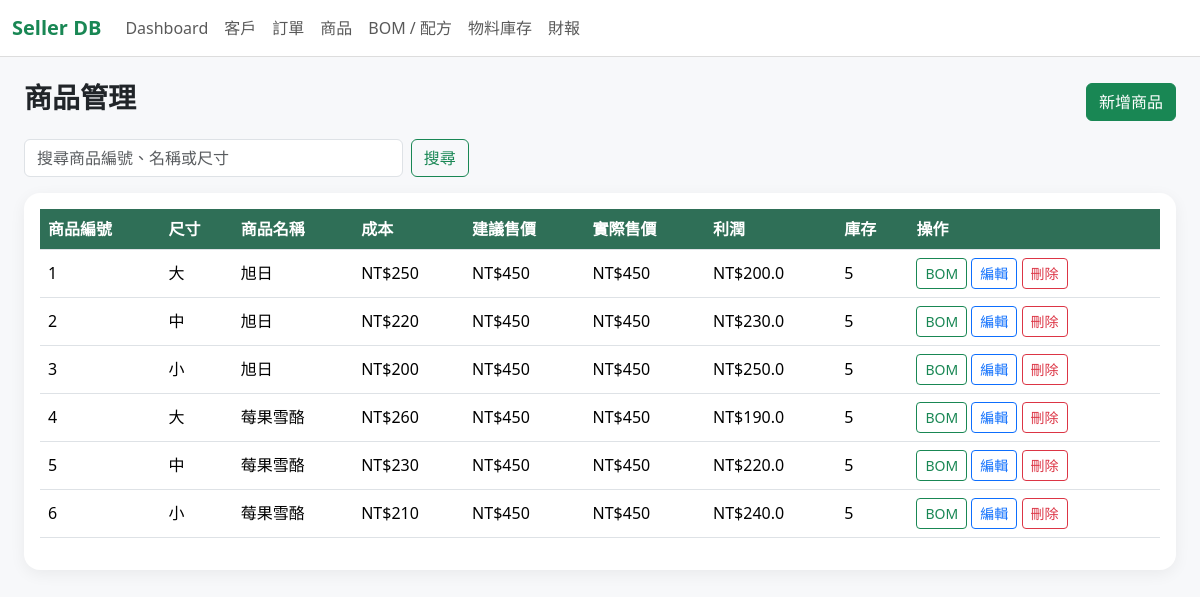
/products, run on an earlier commit of the app's database.
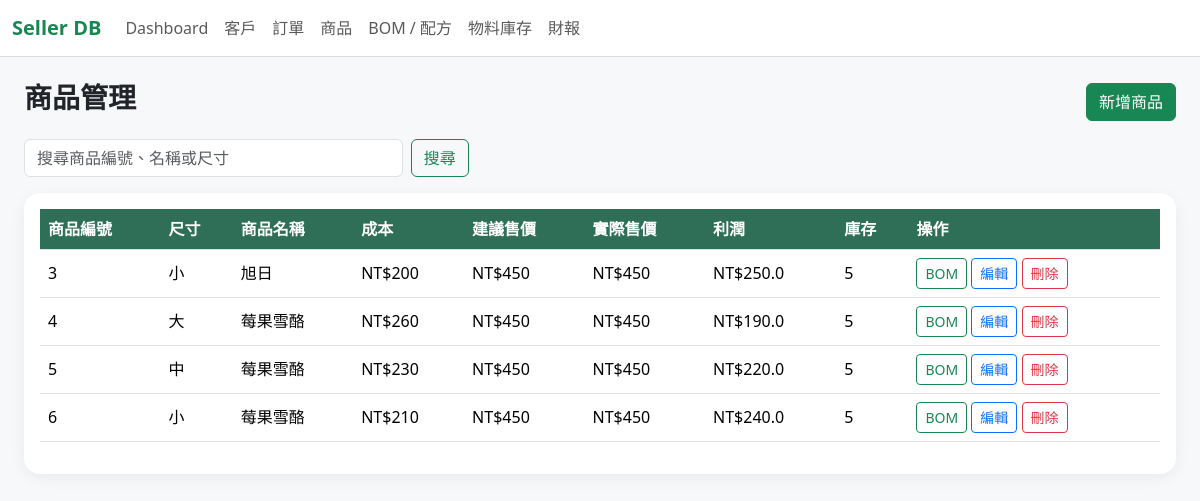
And on a later commit of the database.
### tables this page shows
CREATE TABLE PRODUCT (iID TEXT PRIMARY KEY UNIQUE, size TEXT, i_name TEXT, cost TEXT, suggested_price TEXT, real_price TEXT, profits TEXT, available TEXT);

### app.py (the view)
@app.route("/products")
def products():
    q = request.args.get("q", "").strip()
    db = get_db()
    base_sql = '''
        SELECT *,
               CAST(COALESCE(NULLIF(real_price, ''), '0') AS REAL) - CAST(COALESCE(NULLIF(cost, ''), '0') AS REAL) AS profits_calc
        FROM PRODUCT
        WHERE TRIM(COALESCE(iID, '')) != ''
    '''
    if q:
        rows = db.execute(base_sql + " AND (i_name LIKE ? OR size LIKE ? OR iID LIKE ?) ORDER BY CAST(iID AS INTEGER), iID", (f"%{q}%", f"%{q}%", f"%{q}%")).fetchall()
    else:
        rows = db.execute(base_sql + " ORDER BY CAST(iID AS INTEGER), iID").fetchall()
    return render_template("products.html", products=rows, q=q)

### app.py (called while the page is built)
def get_db():
    if "db" not in g:
        g.db = sqlite3.connect(DB_PATH)
        g.db.row_factory = sqlite3.Row
        g.db.execute("PRAGMA foreign_keys = ON")
    return g.db

@app.before_request
def setup_database():
    init_db()

### templates/products.html
{% extends "base.html" %}
{% block content %}
<div class="d-flex justify-content-between align-items-center mb-3">
    <h3 class="fw-bold">商品管理</h3>
    <a class="btn btn-success" href="{{ url_for('product_new') }}">新增商品</a>
</div>
<form class="row g-2 mb-3">
    <div class="col-md-4">
        <input class="form-control" name="q" value="{{ q }}" placeholder="搜尋商品編號、名稱或尺寸">
    </div>
    <div class="col-auto">
        <button class="btn btn-outline-success">搜尋</button>
    </div>
</form>
<div class="card p-3">
    <div class="table-responsive">
        <table class="table table-hover align-middle">
            <thead>
            <tr>
                <th>商品編號</th>
                <th>尺寸</th>
                <th>商品名稱</th>
                <th>成本</th>
                <th>建議售價</th>
                <th>實際售價</th>
                <th>利潤</th>
                <th>庫存</th>
                <th>操作</th>
            </tr>
            </thead>
            <tbody>
            {% for p in products %}
            <tr>
                <td>{{ p.iID }}</td>
                <td>{{ p.size }}</td>
                <td>{{ p.i_name }}</td>
                <td>NT${{ p.cost }}</td>
                <td>NT${{ p.suggested_price }}</td>
                <td>NT${{ p.real_price }}</td>
                <td>NT${{ p.profits_calc }}</td>
                <td>
                    {% if p.available|int <= 1 %}
                        <span class="badge text-bg-danger">{{ p.available }}</span>
                    {% else %}
                        {{ p.available }}
                    {% endif %}
                </td>
                <td>
                    <a class="btn btn-sm btn-outline-success" href="{{ url_for('recipes') }}?product_key={{ p.iID }}">BOM</a>
                    <a class="btn btn-sm btn-outline-primary" href="{{ url_for('product_edit', iID=p.iID) }}">編輯</a>
                    <form class="action-form" method="post" action="{{ url_for('product_delete', iID=p.iID) }}" onsubmit="return confirm('確定刪除？')">
                        <button class="btn btn-sm btn-outline-danger">刪除</button>
                    </form>
                </td>
            </tr>
            {% else %}
            <tr><td colspan="9" class="text-center text-muted">沒有資料</td></tr>
            {% endfor %}
            </tbody>
        </table>
    </div>
</div>
{% endblock %}

### templates/base.html (shortened to what this page needs)
<!doctype html>
<html lang="zh-Hant">
<head>
    <link href="https://cdn.jsdelivr.net/npm/bootstrap@5.3.3/dist/css/bootstrap.min.css" rel="stylesheet">
    <link href="{{ url_for('static', filename='style.css') }}" rel="stylesheet">
</head>
<body>
<nav class="navbar navbar-expand-lg bg-white sticky-top">
    <div class="container-fluid">
        <a class="navbar-brand fw-bold text-success" href="{{ url_for('dashboard') }}">Seller DB</a>
        <div class="collapse navbar-collapse" id="navbarMenu">
            <ul class="navbar-nav me-auto">
                <li class="nav-item"><a class="nav-link" href="{{ url_for('dashboard') }}">Dashboard</a></li>
                <li class="nav-item"><a class="nav-link" href="{{ url_for('customers') }}">客戶</a></li>
                <li class="nav-item"><a class="nav-link" href="{{ url_for('orders') }}">訂單</a></li>
                <li class="nav-item"><a class="nav-link" href="{{ url_for('products') }}">商品</a></li>
                <li class="nav-item"><a class="nav-link" href="{{ url_for('recipes') }}">BOM / 配方</a></li>
                <li class="nav-item"><a class="nav-link" href="{{ url_for('materials') }}">物料庫存</a></li>
                <li class="nav-item"><a class="nav-link" href="{{ url_for('reports') }}">財報</a></li>
            </ul>
        </div>
    </div>
</nav>
<main class="container-fluid px-4 py-4">
    {% block content %}{% endblock %}
</main>
</body>
</html>

### static/style.css (style rules this page uses)
body { background: #f7f8fa; }
.navbar { border-bottom: 1px solid #ddd; }
.card { border: 0; border-radius: 16px; box-shadow: 0 4px 16px rgba(0,0,0,.06); }
.table thead th { background: #2f6f57; color: white; vertical-align: middle; }
.action-form { display: inline; }

What changed in the data, as far as the page shows it:
removed PRODUCT: iID "1", size "大", i_name "旭日", cost "250", suggested_price "450", real_price "450", profits_calc "200.0", available "5"
removed PRODUCT: iID "2", size "中", i_name "旭日", cost "220", suggested_price "450", real_price "450", profits_calc "230.0", available "5"
